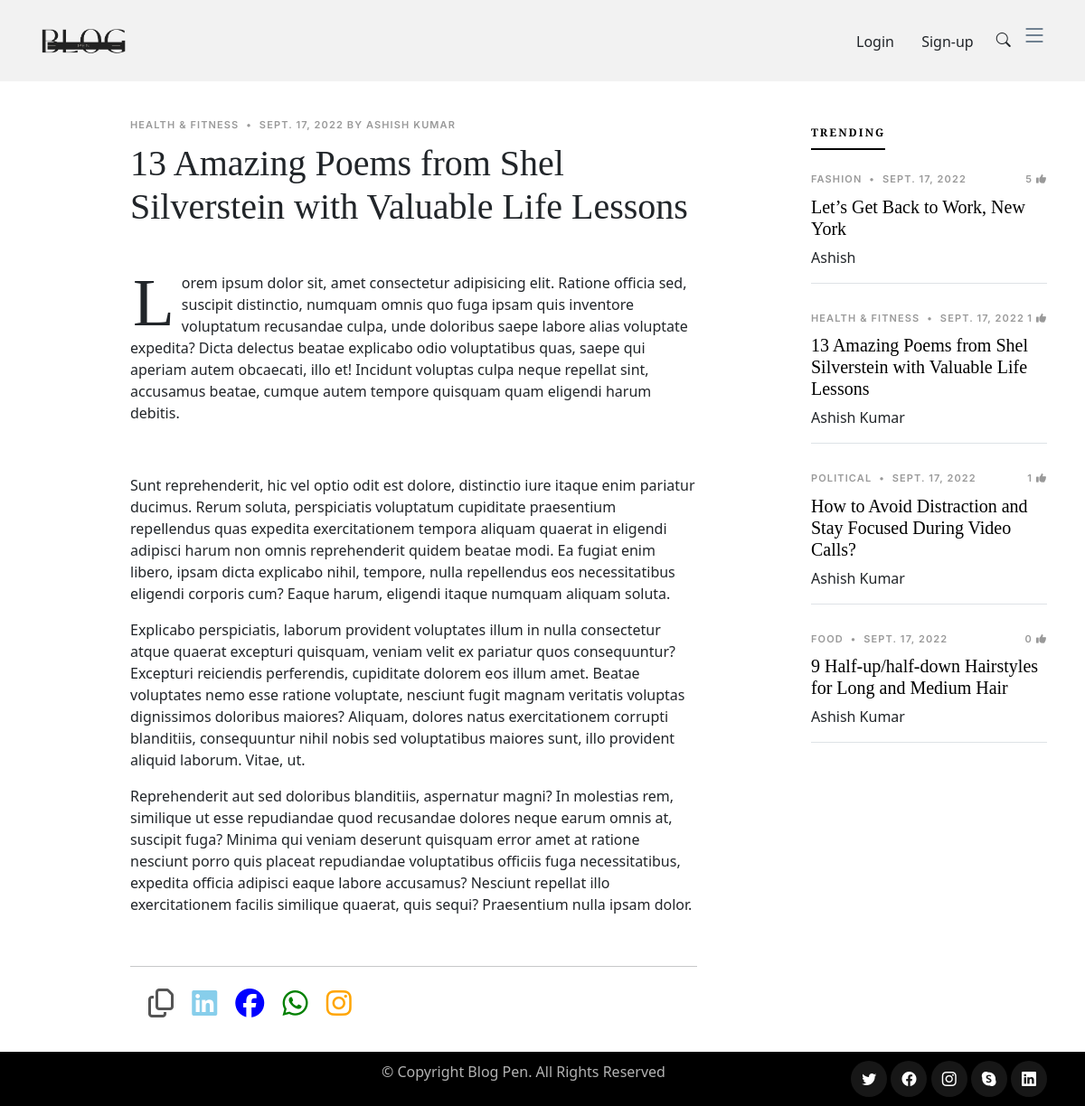
The app's page /blog/5 with its own data.
### blog/models.py (models this page shows, shortened)
class Post(models.Model):
    sno = models.AutoField(primary_key=True)
    title = models.CharField(max_length=200)
    content = models.TextField()
    author = models.ForeignKey(User,on_delete=models.CASCADE)
    category  = models.CharField(
        max_length = 50,
        choices = INT_CHOICES,
        default = 'college'
        )
    likes = models.IntegerField(default=0)
    timestamp = models.DateField(blank=True)
    image = models.ImageField(upload_to="thumbnails/")

### blog/views.py (the view)
# urls.py: path('<str:slug>', views.blogpost, name='slug'),
def blogpost(request,slug):
    a = Post.objects.filter(sno = slug) # Fetching the required Post
    b = Post.objects.filter(sno = slug).first()
    trending =  Post.objects.all().order_by('-likes')
    return render(request,'blog/blogpost.html',{'post':a[0],'trending':trending[0:5],})

### templates/blog/blogpost.html (shortened to what this page needs)
{% extends 'home/basic.html' %}
{% block body %}
{% load extras %}
{% load social_share %}
<main id="">
  <section class="single-post-content">
    <div class="container">
      <div class="row">
        <div class="col-md-9 post-content" data-aos="fade-up">
          <div class="single-post">
            <div class="post-meta"><span class="date">{{post.category}}</span> <span class="mx-1">&bullet;</span> <span>{{post.timestamp}} by {{post.author.first_name}}</span></div>
            <h1 class="mb-5">{{post.title}}</h1>
            {{post.content|safe}}
          </div>
          <hr>
          <div class="container" >
            <i class="fa-regular fa-2x p-2 fa-copy " style="color:rgba(0, 0, 0, 0.67) " onclick="cop()" ></i>
            <i class="fa-brands fa-2x p-2 fa-linkedin" style="color:skyblue "></i>
            <i class="fa-brands fa-2x p-2 fa-facebook" style="color: blue;"></i>
            <i class="fa-brands fa-2x p-2  fa-whatsapp" style="color: green;"></i>
            <i class="fa-brands fa-2x p-2  fa-instagram" style="color: orange;"></i>
          </div>
          <div style="height: 50px">
          </div>
        </div>
        <div class="col-md-3">
          <div class="aside-block">
            <ul class="nav nav-pills custom-tab-nav mb-4" id="pills-tab" role="tablist">
              <li class="nav-item" role="presentation">
                <button class="nav-link active" id="pills-popular-tab" data-bs-toggle="pill" data-bs-target="#pills-popular" type="button" role="tab" aria-controls="pills-popular" aria-selected="true">Trending</button>
              </li>
            </ul>
            <div class="tab-content" id="pills-tabContent">
              <div class="tab-pane fade show active" id="pills-popular" role="tabpanel" aria-labelledby="pills-popular-tab">
                {% for post in  trending %}
                <div class="post-entry-1 border-bottom">
                  <div class="post-meta"><span class="date">{{post.category}}</span> <span class="mx-1">&bullet;</span> <span>{{post.timestamp}}</span>
                  <span style="float: right"> {{post.likes}} <i class="fa  fa-thumbs-up"></i> </span></div>
                  <h2 class="mb-2"><a href="{% url 'slug' post.sno %}" >{{post.title}}</a></h2>
                  <span class="author mb-3 d-block">{{post.author.first_name}}</span>
                </div>
                {% endfor %}
              </div>
              </div>
            </div>
          </div>
        </div>
      </div>
  </section>
</main>
  {% endblock body %}

### static/assets/css/variables.css (style rules this page uses)
:root { --font-default: 'EB Garamond', system-ui, -apple-system, "Segoe UI", Roboto, "Helvetica Neue", Arial, "Noto Sans", "Liberation Sans", sans-serif, "Apple Color Emoji", "Segoe UI Emoji", "Segoe UI Symbol", "Noto Color Emoji"; --font-primary: 'EB Garamond', serif; --font-secondary: 'Inter', sans-serif; --color-default: #212529; --color-default-rgb: 33, 37, 41; --color-links: #212529; --color-links-hover: #15171a; --color-primary: #212529; --color-primary-light: #26282c; --color-primary-dark: #0b0c0e; --color-primary-rgb: 33, 37, 41; --color-primary-light-rgb: 38, 40, 44; --color-primary-dark-rgb: 11, 12, 14; --color-secondary: #596d80; --color-secondary-light: #8498aa; --color-secondary-dark: #404f5c; --color-secondary-rgb: 89, 109, 128; --color-secondary-light-rgb: 132, 152, 170; --color-secondary-dark-rgb: 64, 79, 92; --color-blue: #0d6efd; --color-blue-rgb: 13, 110, 253; --color-indigo: #6610f2; --color-indigo-rgb: 102, 16, 242; --color-purple: #6f42c1; --color-purple-rgb: 111, 66, 193; --color-pink: #f3268c; --color-pink-rgb: 243, 38, 140; --color-red: #df1529; --color-red-rgb: 223, 21, 4; --color-orange: #fd7e14; --color-orange-rgb: 253, 126, 20; --color-yellow: #ffc107; --color-yellow-rgb: 255, 193, 7; --color-green: #059652; --color-green-rgb: 5, 150, 82; --color-teal: #20c997; --color-teal-rgb: 32, 201, 151; --color-cyan: #0dcaf0; --color-cyan-rgb: 13, 202, 240; --color-white: #ffffff; --color-white-rgb: 255, 255, 255; --color-gray: #6c757d; --color-gray-rgb: 108, 117, 125; --color-black: #000000; --color-black-rgb: 0, 0, 0; }
:root { --bs-blue: var(--color-blue); --bs-indigo: var(--color-indigo); --bs-purple: var(--color-purple); --bs-pink: var(--color-pink); --bs-red: var(--color-red); --bs-orange: var(--color-orange); --bs-yellow: var(--color-yellow); --bs-green: var(--color-green); --bs-teal: var(--color-teal); --bs-cyan: var(--color-cyan); --bs-white: var(--color-white); --bs-gray: var(--color-gray); --bs-gray-dark: #343a40; --bs-gray-100: #f8f9fa; --bs-gray-200: #e9ecef; --bs-gray-300: #dee2e6; --bs-gray-400: #ced4da; --bs-gray-500: #adb5bd; --bs-gray-600: #6c757d; --bs-gray-700: #495057; --bs-gray-800: #343a40; --bs-gray-900: #212529; --bs-primary: var(--color-blue); --bs-secondary: var(--color-blue); --bs-success: #198754; --bs-info: #0dcaf0; --bs-warning: #ffc107; --bs-danger: #dc3545; --bs-light: #f8f9fa; --bs-dark: #212529; --bs-primary-rgb: var(--color-primary-rgb); --bs-secondary-rgb: var(--color-secondary-rgb); --bs-success-rgb: 25, 135, 84; --bs-info-rgb: 13, 202, 240; --bs-warning-rgb: 255, 193, 7; --bs-danger-rgb: 220, 53, 69; --bs-light-rgb: 248, 249, 250; --bs-dark-rgb: 33, 37, 41; --bs-white-rgb: var(--color-white-rgb); --bs-black-rgb: var(--color-black-rgb); --bs-body-color-rgb: var(--color-default-rgb); --bs-body-bg-rgb: 255, 255, 255; --bs-font-sans-serif: var(--font-default); --bs-font-monospace: SFMono-Regular, Menlo, Monaco, Consolas, "Liberation Mono", "Courier New", monospace; --bs-gradient: linear-gradient(180deg, rgba(255, 255, 255, 0.15), rgba(255, 255, 255, 0)); --bs-body-font-family: var(--font-default); --bs-body-font-size: 1rem; --bs-body-font-weight: 400; --bs-body-line-height: 1.5; --bs-body-color: var(--color-default); --bs-body-bg: #fff; }

### records on screen
Post: category "HEALTH & FITNESS", timestamp "SEPT. 17, 2022", author.first_name "ASHISH KUMAR", title "13 Amazing Poems from Shel Silverstein with Valuable Life Lessons", content "L orem ipsum dolor sit, amet consectetur adipisicing elit. Ratione officia sed, suscipit distinctio, numquam omnis quo fuga ipsam quis inventore voluptatum recusandae culpa, unde doloribus saepe labore alias voluptate expedita? Dicta delectus beatae explicabo odio voluptatibus quas, saepe qui aperiam autem obcaecati, illo et! Incidunt voluptas culpa neque repellat sint, accusamus beatae, cumque autem tempore quisquam quam eligendi harum debitis. Sunt reprehenderit, hic vel optio odit est dolore, distinctio iure itaque enim pariatur ducimus. Rerum soluta, perspiciatis voluptatum cupiditate praesentium repellendus quas expedita exercitationem tempora aliquam quaerat in eligendi adipisci harum…", likes "1", author.first_name "Ashish Kumar"
Post: category "FASHION", timestamp "SEPT. 17, 2022", likes "5", title "Let’s Get Back to Work, New York", author.first_name "Ashish"
Post: category "POLITICAL", timestamp "SEPT. 17, 2022", likes "1", title "How to Avoid Distraction and Stay Focused During Video Calls?", author.first_name "Ashish Kumar"
Post: category "FOOD", timestamp "SEPT. 17, 2022", likes "0", title "9 Half-up/half-down Hairstyles for Long and Medium Hair", author.first_name "Ashish Kumar"
